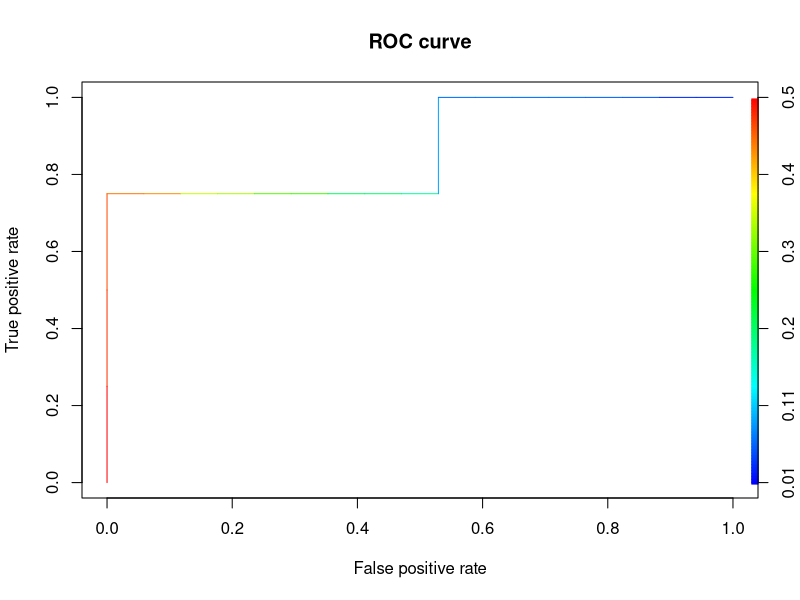
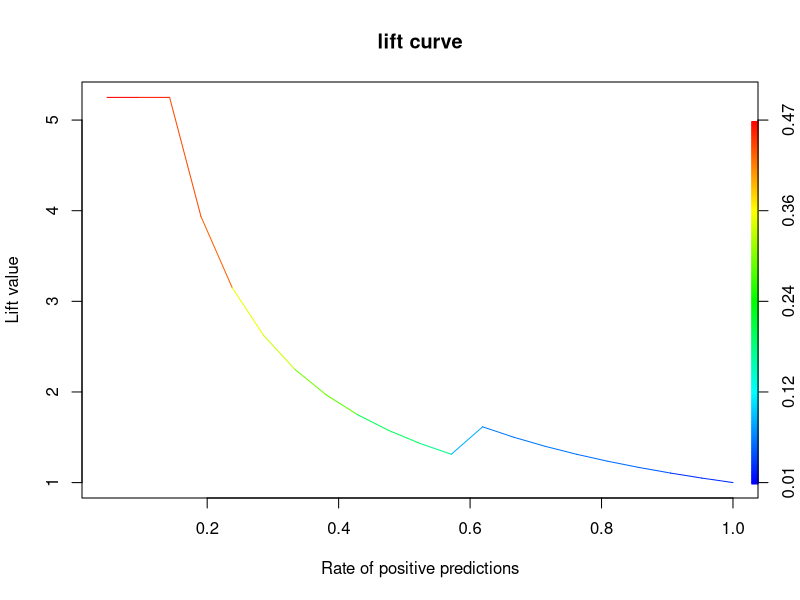

Write the R code that produced these figures, in order.
# Load the kyphosis data set.
require(rpart)

# Split randomly
x <- kyphosis[sample(1:nrow(kyphosis), nrow(kyphosis), replace = F),]
x.train <- kyphosis[1:floor(nrow(x)*.75), ]
x.evaluate <- kyphosis[(floor(nrow(x)*.75)+1):nrow(x), ]

# Create a model using "random forest and bagging ensemble algorithms
# utilizing conditional inference trees."
require(party)
x.model <- cforest(Kyphosis ~ Age + Number + Start, data=x.train,
                   control = cforest_unbiased(mtry = 3))

# Alternatively, use "recursive partitioning [...] in a conditional
# inference framework."
# x.model <- ctree(Kyphosis ~ Age + Number + Start, data=x.train)

# ctree plots nicely (but cforest doesn"t plot)
# plot (x.model)

# Use the model to predict the evaluation.
x.evaluate$prediction <- predict(x.model, newdata=x.evaluate)

# Calculate the overall accuracy.
x.evaluate$correct <- x.evaluate$prediction == x.evaluate$Kyphosis
print(paste("% of predicted classifications correct", mean(x.evaluate$correct)))

# Extract the class probabilities.
x.evaluate$probabilities <- 1- unlist(treeresponse(x.model,
                                                   newdata=x.evaluate), use.names=F)[seq(1,nrow(x.evaluate)*2,2)]

# Plot the performance of the model applied to the evaluation set as
# an ROC curve.
require(ROCR)
pred <- prediction(x.evaluate$probabilities, x.evaluate$Kyphosis)
perf <- performance(pred,"tpr","fpr")
plot(perf, main="ROC curve", colorize=T)

# And then a lift chart
perf <- performance(pred,"lift","rpp")
plot(perf, main="lift curve", colorize=T)
